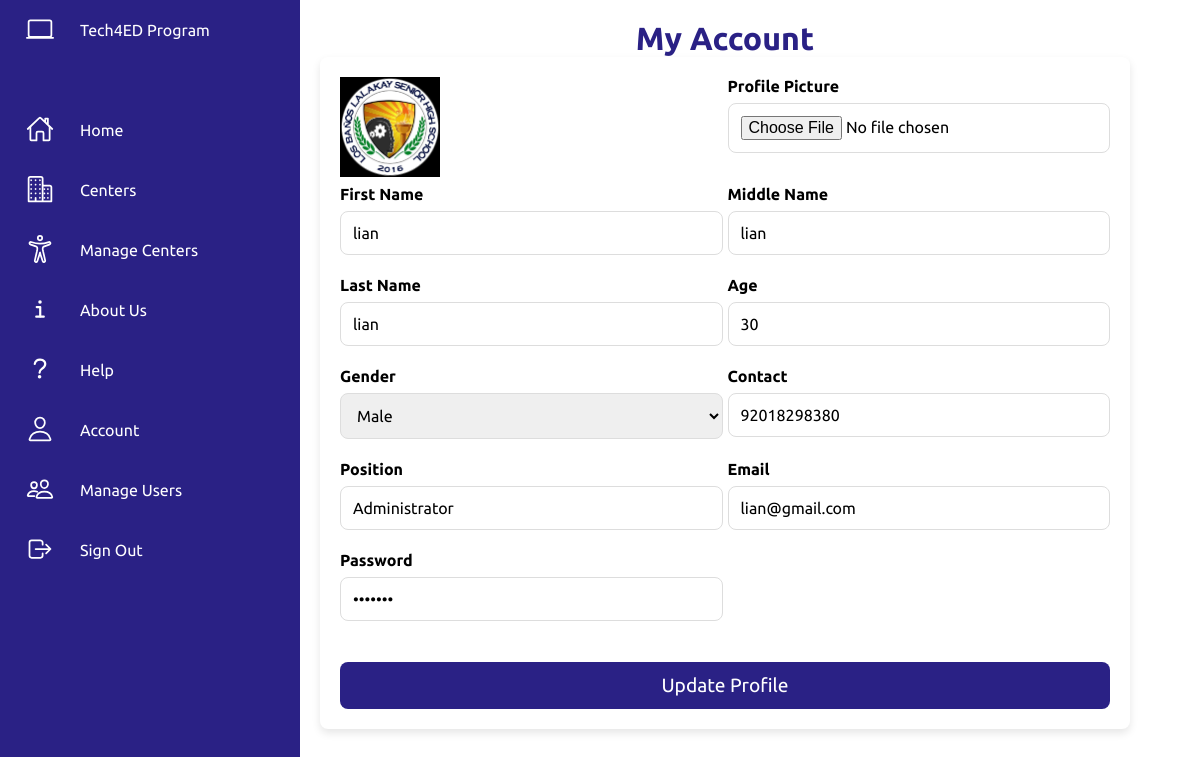
The app's page /account.php (signed in) with its own data.
### tables this page shows
CREATE TABLE `users` (
  `id` int(11) NOT NULL,
  `first_name` varchar(100) NOT NULL,
  `middle_name` varchar(100) DEFAULT NULL,
  `last_name` varchar(100) NOT NULL,
  `age` int(11) NOT NULL,
  `gender` enum('male','female','others') NOT NULL,
  `contact` varchar(15) NOT NULL,
  `position` varchar(50) NOT NULL,
  `email` varchar(100) NOT NULL,
  `password` varchar(255) NOT NULL,
  `role` enum('user','admin') NOT NULL,
  `image` varchar(255) NOT NULL DEFAULT 'images/default.png'
);

### account.php (the view, shortened to what this page needs)
<?php
include('db.php');
$user_id = $_SESSION['user_id'];
$query = $conn->prepare("SELECT * FROM users WHERE id = ?");
$query->bind_param("i", $user_id);
$query->execute();
$result = $query->get_result();
$user = $result->fetch_assoc();
?>
<!DOCTYPE html>
<html>
<head>
    <link rel="stylesheet" href="css/accountstyle.css">
</head>
<body>
<div class="sidenav">
    <?php include('sidenav.php'); ?>
</div>
<div class="main-content">
    <div class="account-container">
        <h2>My Account</h2>
        <form method="POST" enctype="multipart/form-data">
             <div>
                <img src="<?php echo $user['image'] ?? 'images/default.png'; ?>" alt="Profile Picture" width="100" height="100">
            </div>
            <div>
                <label for="profile_image">Profile Picture</label>
                <input type="file" name="profile_image" id="profile_image" accept="image/*">
            </div>
            <div>
                <label for="first_name">First Name</label>
                <input type="text" name="first_name" value="<?php echo $user['first_name']; ?>" required>
            </div>
            <div>
                <label for="middle_name">Middle Name</label>
                <input type="text" name="middle_name" value="<?php echo $user['middle_name']; ?>">
            </div>
            <div>
                <label for="last_name">Last Name</label>
                <input type="text" name="last_name" value="<?php echo $user['last_name']; ?>" required>
            </div>
            <div>
                <label for="age">Age</label>
                <input type="number" name="age" value="<?php echo $user['age']; ?>" required>
            </div>
            <div>
                <label for="gender">Gender</label>
                <select name="gender" required>
                    <option value="male" <?php echo ($user['gender'] == 'male') ? 'selected' : ''; ?>>Male</option>
                </select>
            </div>
            <div>
                <label for="contact">Contact</label>
                <input type="text" name="contact" value="<?php echo $user['contact']; ?>">
            </div>
            <div>
                <label for="position">Position</label>
                <input type="text" name="position" value="<?php echo $user['position']; ?>">
            </div>
            <div>
                <label for="email">Email</label>
                <input type="email" name="email" value="<?php echo $user['email']; ?>" required>
            </div>
            <div>
                <label for="password">Password</label>
                <input type="password" name="password" value="<?php echo $user['password']; ?>" required>
            </div>
            <button type="submit" name="update_user">Update Profile</button>
        </form>
    </div>
</div>
</body>
</html>

### sidenav.php (shortened to what this page needs)
<!DOCTYPE html>
<html lang="en">
<head>
    <link rel="stylesheet" href="css/sidebar.css">
</head>
<body>
    <div class="container">
        <div class="navigation">
            <ul>
                <li>
                    <a href="index.php">
                        <span class="icon">
                            <ion-icon name="laptop-outline"></ion-icon>
                        </span>
                        <span class="title">Tech4ED Program</span>
                    </a>
                </li>
                <li>
                    <a href="index.php">
                        <span class="icon">
                            <ion-icon name="home-outline"></ion-icon>
                        </span>
                        <span class="title">Home</span>
                    </a>
                </li>
                <li>
                    <a href="center.php">
                        <span class="icon">
                            <ion-icon name="business-outline"></ion-icon>
                        </span>
                        <span class="title">Centers</span>
                    </a>
                </li>
                <?php if (isset($_SESSION['role']) && $_SESSION['role'] == 'admin') { ?>
                    <li>
                        <a href="update_center.php">
                            <span class="icon">
                                <ion-icon name="accessibility-outline"></ion-icon>
                            </span>
                            <span class="title">Manage Centers</span>
                        </a>
                    </li>
                <?php } ?>
                <li>
                    <a href="about.php">
                        <span class="icon">
                            <ion-icon name="information-outline"></ion-icon>
                        </span>
                        <span class="title">About Us</span>
                    </a>
                </li>
                <li>
                    <a href="help.php">
                        <span class="icon">
                            <ion-icon name="help-outline"></ion-icon>
                        </span>
                        <span class="title">Help</span>
                    </a>
                </li>
                <li>
                    <a href="account.php">
                        <span class="icon">
                            <ion-icon name="person-outline"></ion-icon>
                        </span>
                        <span class="title">Account</span>
                    </a>
                </li>
                <?php if (isset($_SESSION['role']) && $_SESSION['role'] == 'admin') { ?>
                    <li>
                        <a href="admin.php">
                            <span class="icon">
                                <ion-icon name="people-outline"></ion-icon>
                            </span>
                            <span class="title">Manage Users</span>
                        </a>
                    </li>
                <?php } ?>
                <li>
                    <a href="logout.php">
                        <span class="icon">
                            <ion-icon name="log-out-outline"></ion-icon>
                        </span>
                        <span class="title">Sign Out</span>
                    </a>
                </li>
            </ul>
        </div>
    </div>
</body>
</html>

### css/accountstyle.css (style rules this page uses)
body { font-family: Arial, sans-serif; background-color: #ffffff; margin: 0; padding: 10; min-height: 100vh; overflow-x: hidden; transition: background-color 0.3s ease; }
.main-content { margin-left: 300px; padding: 20px; width: calc(100% - 350px); box-sizing: border-box; transition: margin-left 0.5s, width 0.5s; }
form { background-color: var(--white); padding: 20px; border-radius: 8px; box-shadow: 0 4px 8px rgba(0, 0, 0, 0.1); width: 100%; max-width: 900px; margin: auto; display: grid; grid-template-columns: 1fr 1fr; gap: 5px; }
h1, h2 { color: var(--blue); font-size: 2em; text-align: center; }
label { font-weight: bold; margin-bottom: 8px; display: block; }
input[type="text"], input[type="number"], input[type="email"], input[type="password"], select, input[type="file"] { width: 100%; padding: 12px; margin-bottom: 16px; border: 1px solid #ddd; border-radius: 8px; font-size: 1em; }
button { background-color: var(--blue); color: white; padding: 12px; border: none; border-radius: 8px; font-size: 1.2em; width: 100%; cursor: pointer; transition: background-color 0.3s; grid-column: span 2; margin-top: 20px; }

### css/sidebar.css (style rules this page uses)
* { font-family: "Ubuntu", sans-serif; margin: 0; padding: 0; box-sizing: border-box; }
:root { --blue: #2a2185; --white: #fff; --gray: #f5f5f5; --black1: #222; --black2: #999; }
.navigation { position: fixed; width: 300px; height: 100%; background: var(--blue); border-left: 10px solid var(--blue); transition: 0.5s; overflow: hidden; z-index: 1000; }
.navigation ul { position: absolute; top: 0; left: 0; width: 100%; }
.navigation ul li { position: relative; width: 100%; list-style: none; border-top-left-radius: 30px; border-bottom-left-radius: 30px; }
.navigation ul li:nth-child(1) { margin-bottom: 40px; pointer-events: none; }
.navigation ul li a { position: relative; display: block; width: 100%; display: flex; text-decoration: none; color: var(--white); }
.navigation ul li a .icon { position: relative; display: block; min-width: 60px; height: 60px; line-height: 75px; text-align: center; }
.navigation ul li a .icon ion-icon { font-size: 1.75rem; }
.navigation ul li a .title { position: relative; display: block; padding: 0 10px; height: 60px; line-height: 60px; text-align: start; white-space: nowrap; }

### records on screen
users: image (picture), first_name "lian", middle_name "lian", last_name "lian", age "30", gender "Male", contact "92018298380", position "Administrator", email "lian@gmail.com"
